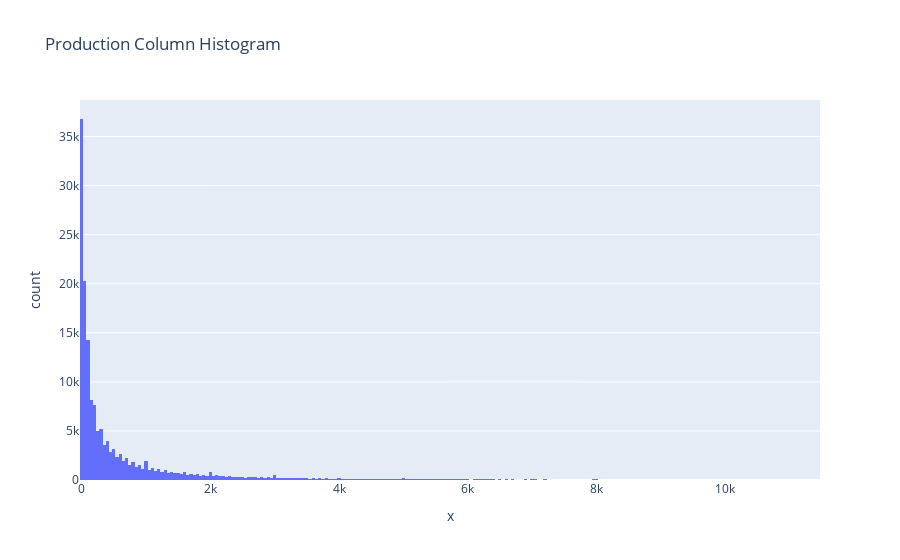

The cell this chart's notebook holds for it:
### Markdown cell above
- Production

### Code cell
import plotly.express as px
from plotly.subplots import make_subplots
import plotly.graph_objects as go

fig = make_subplots(rows=2, cols=2, subplot_titles=("Histogram of area: ", "Box Plot of Production", "Violin Plot of Production"))

fig.add_trace(go.Histogram(x=data['Production']), row=1, col=1)
fig.add_trace(go.Box(x=data['Production']), row=1, col=2)
fig.add_trace(go.Violin(x=data['Production']), row=2, col=1)

fig.update_layout(
    width=800,
    height=500
)

fig.show()

### Figure 1 — Plotly figure (JSON) as saved in the notebook; plotly's stock layout.template omitted (floating-point values rounded to 4 significant figures; data arrays with more than 128 entries replaced by an {"elided": "..."} marker saying what was removed)
{"data": [{"bingroup": "x", "hovertemplate": "x=%{x}<br>count=%{y}<extra></extra>", "legendgroup": "", "marker": {"color": "#636efa", "pattern": {"shape": ""}}, "name": "", "orientation": "v", "showlegend": false, "type": "histogram", "x": {"elided": "162157 float values"}, "xaxis": "x", "yaxis": "y"}], "layout": {"barmode": "relative", "legend": {"tracegroupgap": 0}, "title": {"text": "Production Column Histogram"}, "xaxis": {"anchor": "y", "domain": [0, 1], "title": {"text": "x"}}, "yaxis": {"anchor": "x", "domain": [0, 1], "title": {"text": "count"}}}}
